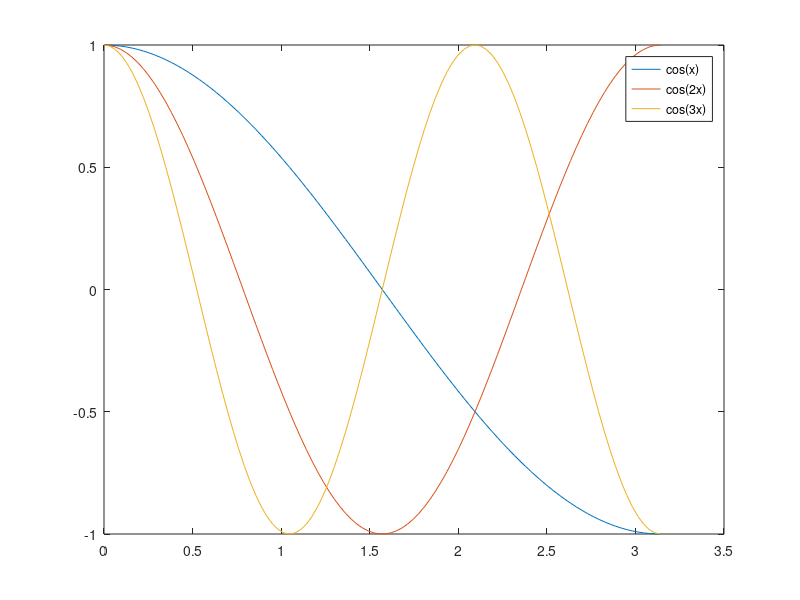

This figure's MATLAB source: (Note: this script raises an error after producing the figure.)
% 5
clear;clc;
x = linspace(0,pi);
y1 = cos(x);
plot(x,y1 ,'DisplayName','cos(x)');
hold on
y2 = cos(2*x);
plot(x,y2,'DisplayName','cos(2x)')
y3 = cos(3*x);
plot(x,y3,'DisplayName','cos(3x)')
hold off
legend

% 6
clear;clc;
x = linspace(0,pi);
y1 = cos(x);
plot(x,y1)
hold on
y2 = cos(2*x);
plot(x,y2)
y3 = cos(3*x);
plot(x,y3)
hold off
legend('cos(x)','cos(2x)','cos(3x)')


% 7
clear;clc;
x = linspace(0,pi);
y1 = cos(x);
plot(x,y1)
hold on
y2 = cos(2*x);
plot(x,y2)
y3 = cos(3*x);
plot(x,y3)
hold off
legend({'cos(x)','cos(2x)','cos(3x)'})

% 8
clear;clc;
x = linspace(0,pi);
y1 = cos(x);
plot(x,y1)
hold on
y2 = cos(2*x);
plot(x,y2)
y3 = cos(3*x);
plot(x,y3)
hold off
legend({'cos(x)','cos(2x)','cos(3x)'},'Location','southwest')

% 9
clear;clc;
x = linspace(0,pi);
y1 = cos(x);
plot(x,y1)
hold on
y2 = cos(2*x);
plot(x,y2)
y3 = cos(3*x);
plot(x,y3)
hold off
legend({'cos(x)','cos(2x)','cos(3x)'},'Location','southwest','NumColumns',2)

% 10
clear;clc;
x = linspace(0,pi);
y1 = cos(x);
plot(x,y1)
hold on
y2 = cos(2*x);
plot(x,y2)
y3 = cos(3*x);
plot(x,y3)
hold off
legend({'cos(x)','cos(2x)','cos(3x)'},'Location','southwest','NumColumns',2,'FontSize',12,'TextColor','blue')

% 11
clear;clc;
x = linspace(0,pi);
y1 = cos(x);
plot(x,y1)
hold on
y2 = cos(2*x);
plot(x,y2)
y3 = cos(3*x);
plot(x,y3)
hold off
lgd = legend('cos(x)','cos(2x)','cos(3x)');
lgd
lgd.FontSize = 20;

% 12
clear;clc;
x = linspace(0,pi);
y1 = cos(x);
plot(x,y1)
hold on
y2 = cos(2*x);
plot(x,y2)
y3 = cos(3*x);
plot(x,y3)
hold off
lgd = legend('cos(x)','cos(2x)','cos(3x)');
title(lgd,'My Legend Title');

% 13
clear;clc;
x = linspace(0,pi);
y1 = cos(x);
p1 = plot(x,y1);
hold on
y2 = cos(2*x);
p2 = plot(x,y2);
y3 = cos(3*x);
p3 = plot(x,y3);
hold off
legend([p1 p3],{'cos(x)', 'cos(3x)'})

% 14
clear;clc;
x = linspace(0,pi);
y1 = cos(x);
p1 = plot(x,y1);
hold on
y2 = cos(2*x);
p2 = plot(x,y2);
y3 = cos(3*x);
p3 = plot(x,y3);
hold off
legend([p1 p3],{'cos(x)', 'cos(3x)'})
legend('boxoff')

% 15
clear;clc;
x = linspace(0,pi);
y1 = cos(x);
p1 = plot(x,y1);
hold on
y2 = cos(2*x);
p2 = plot(x,y2);
y3 = cos(3*x);
p3 = plot(x,y3);
hold off
legend([p1 p3],{'cos(x)', 'cos(3x)'})
legend('hide') %legend(vsbl) controls the visibility of the legend
legend('show')
legend('toggle')
legend('toggle')

% 16
clear;clc;
x = linspace(0,pi);
y1 = cos(x);
p1 = plot(x,y1);
hold on
y2 = cos(2*x);
p2 = plot(x,y2);
y3 = cos(3*x);
p3 = plot(x,y3);
hold off
legend([p1 p3],{'cos(x)', 'cos(3x)'})
legend('off') 

